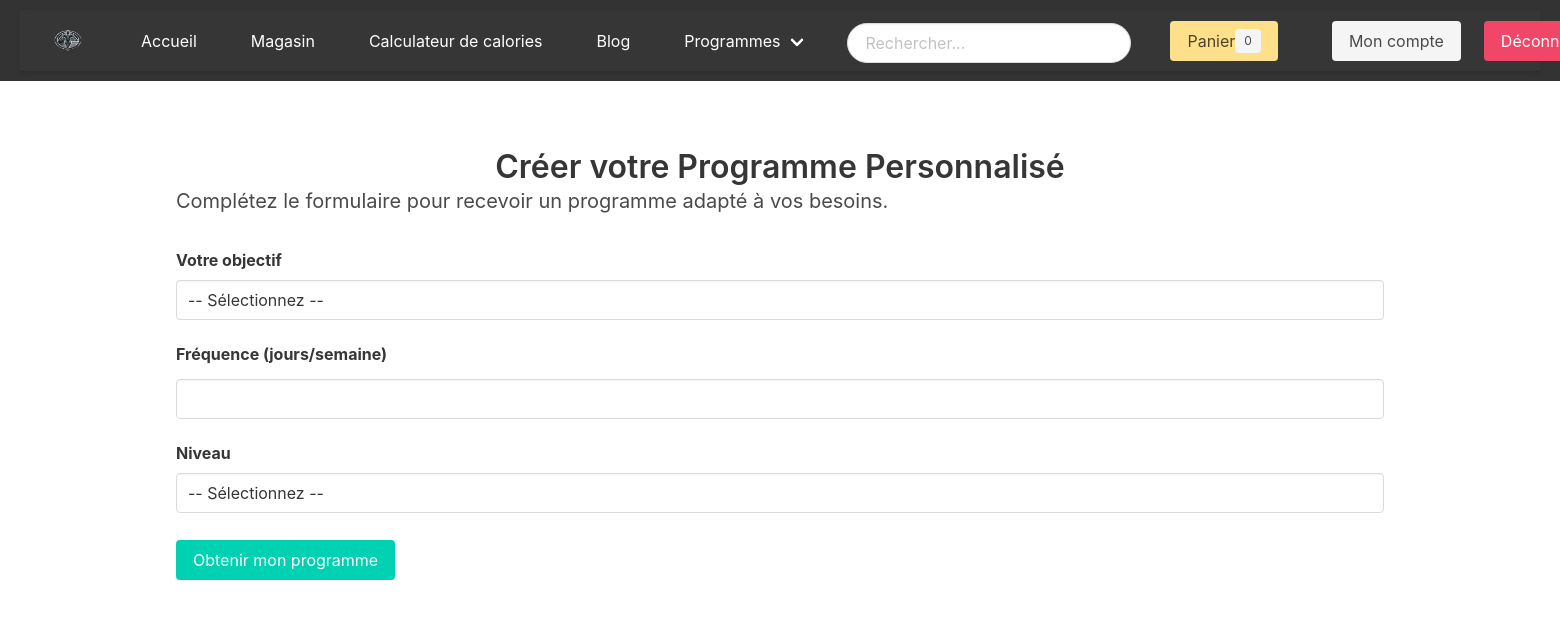
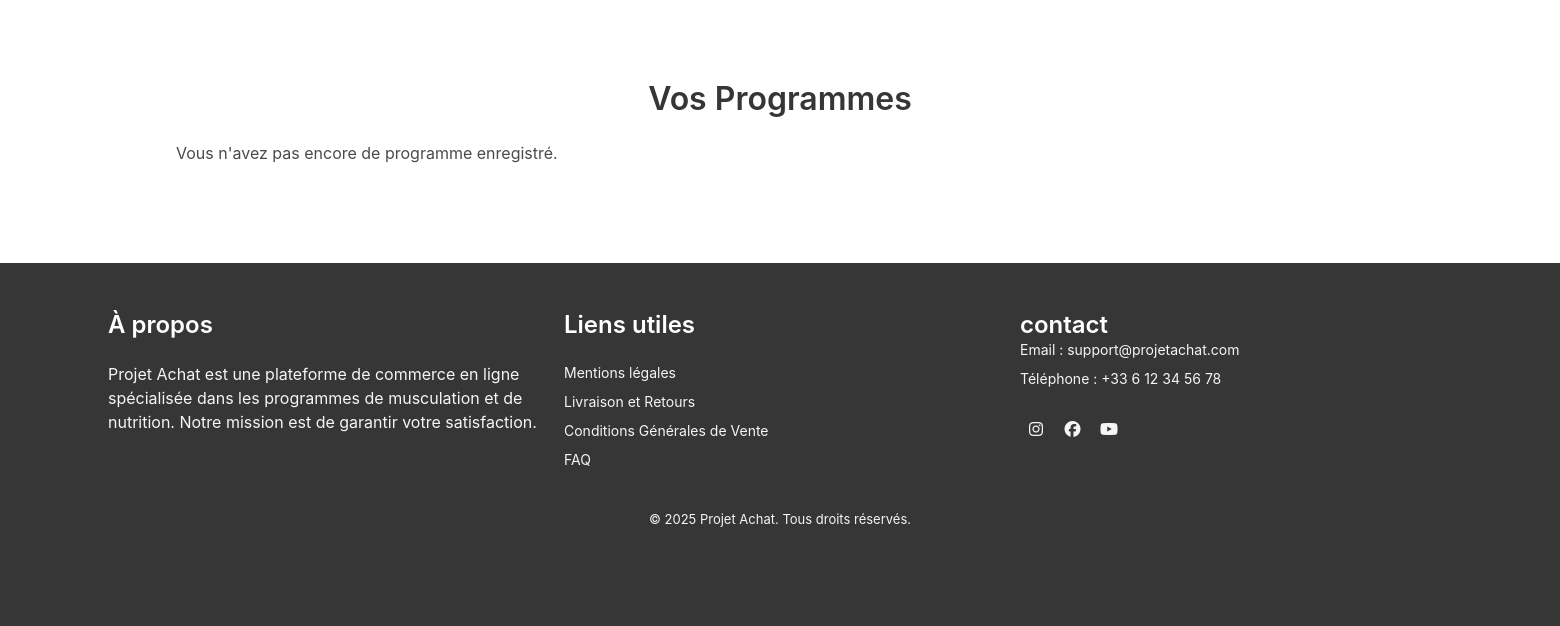
The page /pages/programmes_personnalises.php (signed in) on the database as committed earlier (2 pictures, top to bottom).
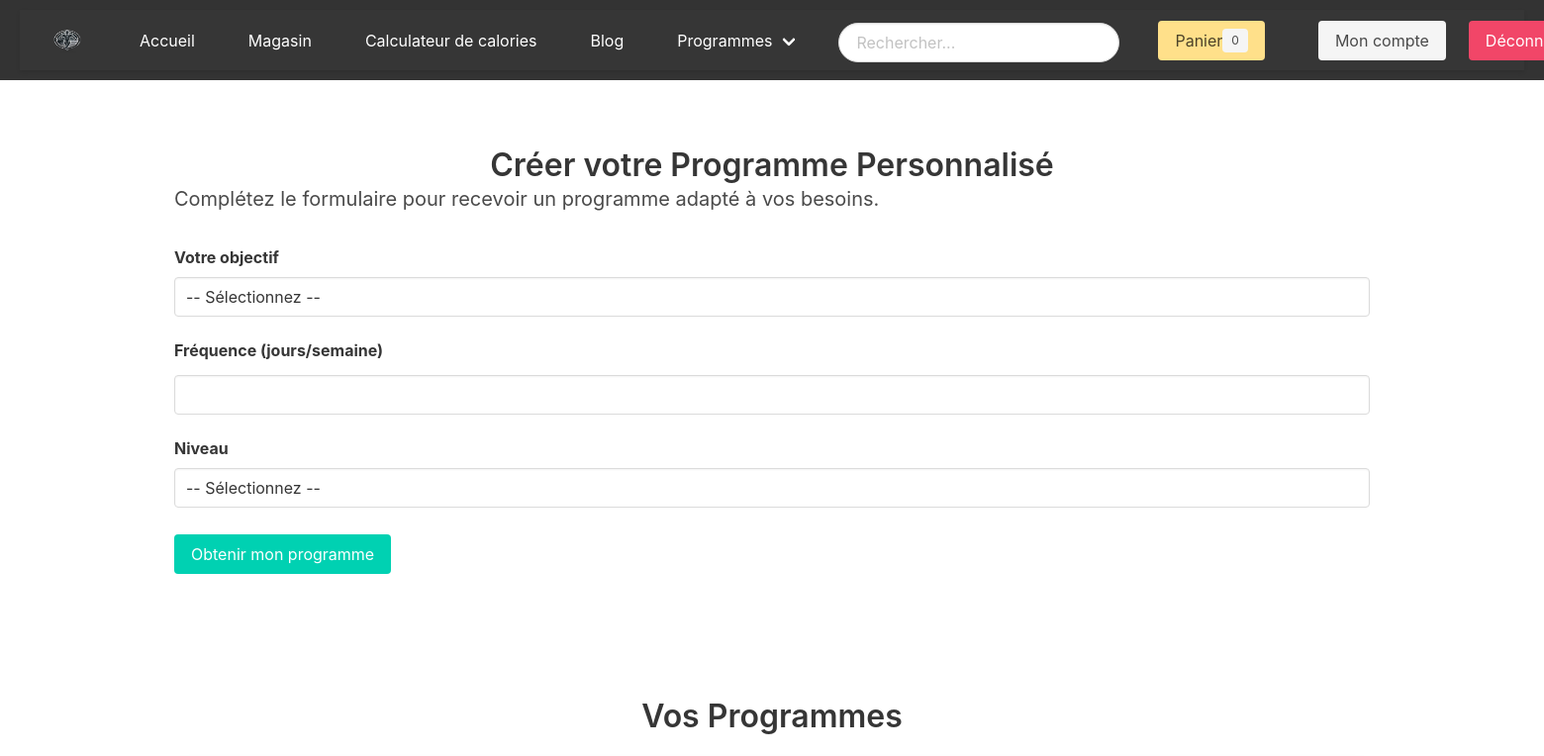
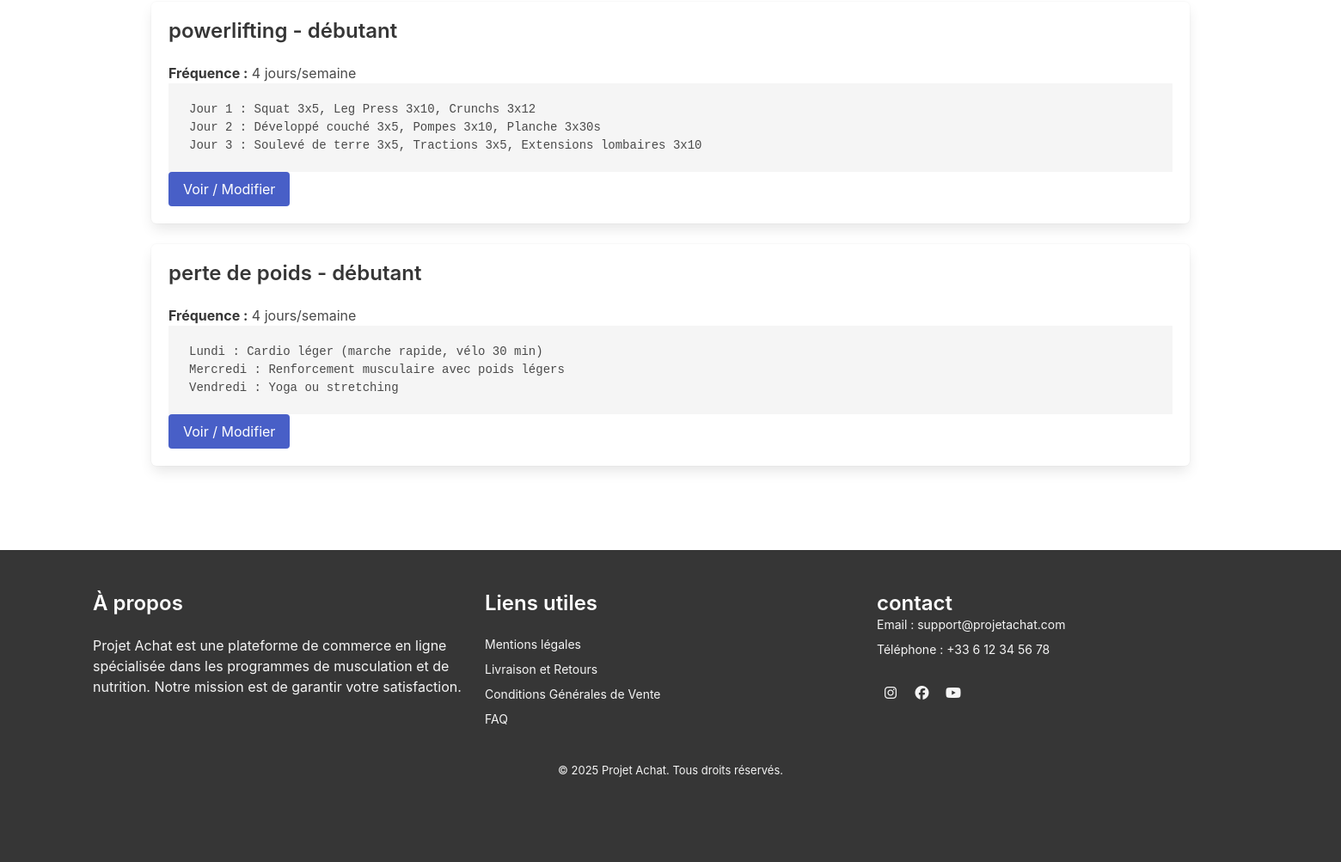
The same page on the database as committed later (2 pictures, top to bottom).
### tables this page shows
CREATE TABLE IF NOT EXISTS `user_programs` (
  `id_programme` int NOT NULL AUTO_INCREMENT,
  `user_id` int NOT NULL,
  `objectif` varchar(255) NOT NULL,
  `frequence` int NOT NULL,
  `niveau` varchar(50) NOT NULL,
  `programme` text NOT NULL,
  `created_at` timestamp NULL DEFAULT CURRENT_TIMESTAMP,
  `updated_at` timestamp NULL DEFAULT CURRENT_TIMESTAMP ON UPDATE CURRENT_TIMESTAMP,
  PRIMARY KEY (`id_programme`),
  KEY `fk_user_programs_user` (`user_id`),
  CONSTRAINT `fk_user_programs_user` FOREIGN KEY (`user_id`) REFERENCES `utilisateurs` (`id_utilisateur`) ON DELETE CASCADE
);

### pages/programmes_personnalises.php (the view, shortened to what this page needs)
<?php
include '../config/db.php';
$userId = $_SESSION['user_id'];
try {
    $stmt = $pdo->prepare("SELECT * FROM user_programs WHERE user_id = :user_id ORDER BY created_at DESC");
    $stmt->execute(['user_id' => $userId]);
    $programmes = $stmt->fetchAll();
} catch (PDOException $e) {
    die("Erreur lors de la récupération des programmes : " . $e->getMessage());
}
?>
<!DOCTYPE html>
<html lang="fr">
<head>
</head>
<body>
    <?php include '../includes/header.php'; ?>
    <main class="container">
    <section class="section">
        <h1 class="title">Créer votre Programme Personnalisé</h1>
        <p class="subtitle">Complétez le formulaire pour recevoir un programme adapté à vos besoins.</p>
        <form method="POST" action="">
            <div class="field">
                <label class="label">Votre objectif</label>
                <div class="control">
                    <select name="objectif" class="input" required>
                        <option value="">-- Sélectionnez --</option>
                    </select>
                </div>
            </div>
            <div class="field">
                <label class="label">Fréquence (jours/semaine)</label>
                <div class="control">
                    <input type="number" name="frequence" class="input" min="1" max="7" value="<?= $frequence ?>" required>
                </div>
            </div>
            <div class="field">
                <label class="label">Niveau</label>
                <div class="control">
                    <select name="niveau" class="input" required>
                        <option value="">-- Sélectionnez --</option>
                    </select>
                </div>
            </div>
            <div class="control">
                <button type="submit" class="button is-primary">Obtenir mon programme</button>
            </div>
        </form>
    </section>
    <section class="section">
        <h1 class="title">Vos Programmes</h1>
        <?php if ($programmes): ?>
            <?php foreach ($programmes as $programme): ?>
                <div class="box">
                    <h2 class="title is-4"><?= htmlspecialchars($programme['objectif']); ?> - <?= htmlspecialchars($programme['niveau']); ?></h2>
                    <p><strong>Fréquence :</strong> <?= htmlspecialchars($programme['frequence']); ?> jours/semaine</p>
                    <pre><?= htmlspecialchars($programme['programme']); ?></pre>
                    <a href="detail_programme.php?id=<?= $programme['id_programme']; ?>" class="button is-link">Voir / Modifier</a>
                </div>
            <?php endforeach; ?>
        <?php else: ?>
            <p>Vous n'avez pas encore de programme enregistré.</p>
        <?php endif; ?>
    </section>
    </main>
    <?php include '../includes/footer.php'; ?>
</body>
</html>

Rows that differ between the two databases and show on the page:
added user_programs: objectif "powerlifting", niveau "débutant", frequence "4", programme "Jour 1 : Squat 3x5, Leg Press 3x10, Crunchs 3x12 Jour 2 : Développé couché 3x5, Pompes 3x10, Planche 3x30s Jour 3 : Soulevé de terre 3x5, Tractions 3x5, Extensions lombaires 3x10"
added user_programs: objectif "perte de poids", niveau "débutant", frequence "4", programme "Lundi : Cardio léger (marche rapide, vélo 30 min) Mercredi : Renforcement musculaire avec poids légers Vendredi : Yoga ou stretching"
Other text that changed with them:
text no longer shown: "Vous n'avez pas encore de programme enregistré."
